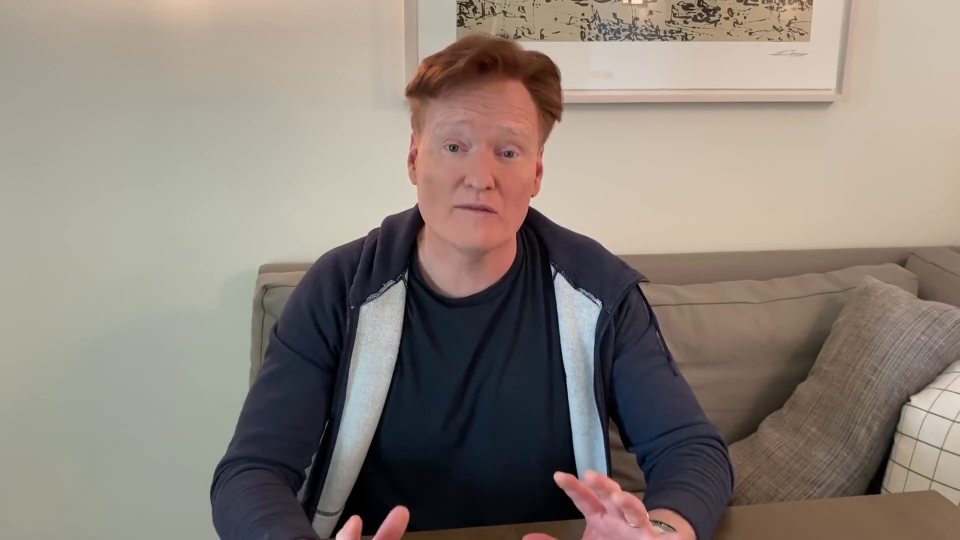
#> input picture frame 15 of assets/videos/conan_obrien.mp4, 1920 x 1080 px, given in place of the camera (shown at 1/2 size)
$ jupyter execute --allow-errors measure_object.ipynb   (shell and % lines are left out)   (text cells are left out)
#> lines starting #> are read from the running program, lines starting #| are printed output that depends on the picture
[cell 1]
# %watermark -p numpy,sklearn,pandas
# %watermark -p ipywidgets,cv2,PIL,matplotlib,plotly,netron
# %watermark -p torch,torchvision,torchaudio
# %watermark -p tensorflow,tensorboard,tflite
# %watermark -p onnx,tf2onnx,onnxruntime,tensorrt,tvm
# %matplotlib inline
# %config InlineBackend.figure_format='retina'
# %config IPCompleter.use_jedi = False

# from IPython.display import display, Markdown, HTML, IFrame, Image, Javascript
# from IPython.core.magic import register_line_cell_magic, register_line_magic, register_cell_magic
# display(HTML('<style>.container { width:%d%% !important; }</style>' % 90))

import sys, os, io, logging, time, random, math
import json, base64, requests, shutil
import argparse, shlex, signal, traceback
import numpy as np

argparse.ArgumentParser.exit = lambda *arg, **kwargs: _IGNORE_

def _IMPORT(x, debug=False):
#> called with x = 'import pandas as pd', debug = False
    try:
        x = x.strip()
        if x[0] == '/' or x[1] == '/':
            with open(x) as fr:
                x = fr.read()
        elif 'github' in x or 'gitee' in x:
            if x.startswith('import '):
                x = x[7:]
            if x.startswith('https://'):
                x = x[8:]
            if not x.endswith('.py'):
                x = x + '.py'
            x = x.replace('blob/main/', '').replace('blob/master/', '')
            if x.startswith('raw.githubusercontent.com'):
                x = 'https://' + x
                x = requests.get(x)
                if x.status_code == 200:
                    x = x.text
            elif x.startswith('github.com'):
                x = x.replace('github.com', 'raw.githubusercontent.com')
                mod = x.split('/')
                for s in ['/main/', '/master/']:
                    x = 'https://' + '/'.join(mod[:3]) + s + '/'.join(mod[-3:])
                    x = requests.get(x)
                    if x.status_code == 200:
                        x = x.text
                        break
            elif x.startswith('gitee.com'):
                mod = x.split('/')
                for s in ['/raw/main/', '/raw/master/']:
                    x = 'https://' + '/'.join(mod[:3]) + s + '/'.join(mod[3:])
                    if debug:
                        print(x)
                    x = requests.get(x)
                    if x.status_code == 200:
                        x = x.text
                        break
        if debug:
            return x
        else:
            exec(x, globals())
    except Exception as err:
        # sys.stderr.write(f'request {x} : {err}')
        pass

# [6 lines left out: function _DIR, not called in this run]


###
### Display ###
###

_IMPORT('import pandas as pd')
_IMPORT('import cv2')
_IMPORT('from PIL import Image')
_IMPORT('import matplotlib.pyplot as plt')
_IMPORT('import plotly')
_IMPORT('import plotly.graph_objects as go')
_IMPORT('import ipywidgets as widgets')
_IMPORT('from ipywidgets import interact, interactive, fixed, interact_manual')

# plotly.offline.init_notebook_mode(connected=False)

plt.rcParams['figure.figsize'] = (12.0, 8.0)

# [35 lines left out: function show_image, not called in this run]


class COLORS(object):
    # BGR
    GREEN      = (0   , 255 , 0)
    RED        = (0   , 0   , 255)
    BLACK      = (0   , 0   , 0)
    YELLOW     = (0   , 255 , 255)
    WHITE      = (255 , 255 , 255)
    CYAN       = (255 , 255 , 0)
    MAGENTA    = (255 , 0   , 242)
    GOLDEN     = (32  , 218 , 165)
    LIGHT_BLUE = (255 , 9   , 2)
    PURPLE     = (128 , 0   , 128)
    CHOCOLATE  = (30  , 105 , 210)
    PINK       = (147 , 20  , 255)
    ORANGE     = (0   , 69  , 255)

[cell 2]
import json, functools, datetime

class __JsonEncoder(json.JSONEncoder):
    # [11 lines left out: function default, not called in this run]

json.dumps = functools.partial(json.dumps, cls=__JsonEncoder)

[cell 3]
import skimage.filters as filters
import threading
from enum import IntEnum
_IMPORT('import gitee.com/qrsforever/nb_easy/easy_widget')
#> (the call stopped at in _IMPORT, `x = requests.get(x)`: the network is not available in this run)
#> further down, prev_frame is the input picture: shape (1080, 1920, 3); mean B, G, R 121.7, 130.7, 140.7
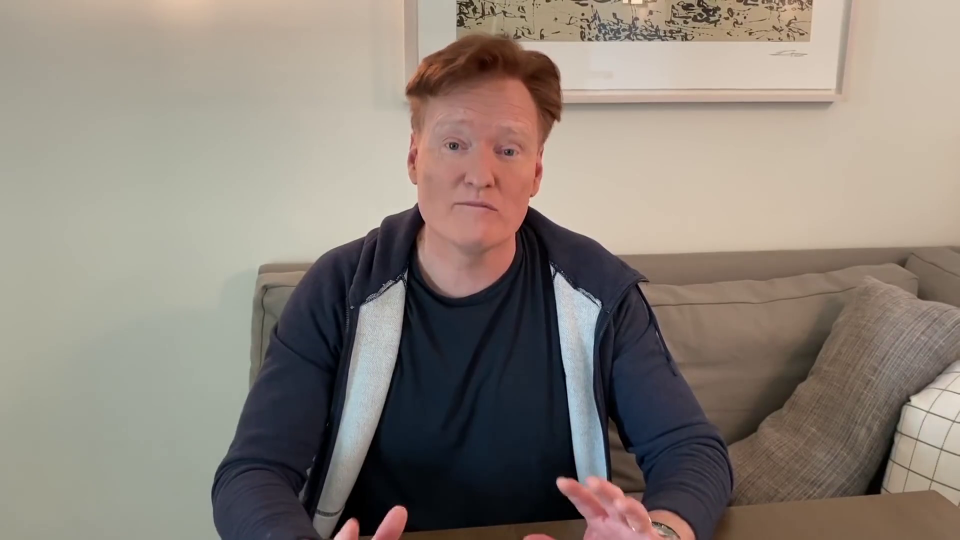
#> input picture frame 16 of assets/videos/conan_obrien.mp4, 1920 x 1080 px, given in place of the camera (shown at 1/2 size)
#> further down, frame_bgr is the input picture: shape (1080, 1920, 3); mean B, G, R 121.5, 130.6, 140.5
#> `corners, ids, _ = cv2.aruco.detectMarkers(frame_bgr, aruco_dict, param..`: corners = (); ids = None

[cell 4]
g_ctx = None

[cell 5]
if g_ctx is None:
    ax = 10
else:
    ax = 20

print(ax)

[cell 6]
class CalibrateState(IntEnum):
    COLLECT = 1
    CALIBRATE = 2
    COMPLETED = 3


# [240 lines left out: functions start_camera_calibrate, stop_camera_calibrate, not called in this run]

[cell 7]
# _IMPORT('./easy_widget.py')

# [31 lines left out: function nbeasy_chess_choice_objs, not called in this run]

#> (the rest of this cell did not finish here and is left out)

[cell 8]
if g_ctx:
    if hasattr(g_ctx, 'camera') and g_ctx.camera:
        g_ctx.camera_is_running = False
        time.sleep(1)
        if g_ctx.camera:
            g_ctx.camera.release()
#> (the rest of this cell did not finish here and is left out)

#> (a cell that did not finish here is left out)

[cell 10]
# [178 lines left out: functions nbon_start_camera, nbon_stop_camera, not called in this run]

#> (a cell that did not finish here is left out)

#> (a cell that did not finish here is left out)

[cell 13]
from IPython.display import display, Image

[cell 14]
parameters = cv2.aruco.DetectorParameters_create()
aruco_dict = cv2.aruco.Dictionary_get(cv2.aruco.DICT_5X5_50)

[cell 15]
display_handle = display(None, display_id=True)

#> (the rest of this cell did not finish here and is left out)


$ run again, starting later in the video
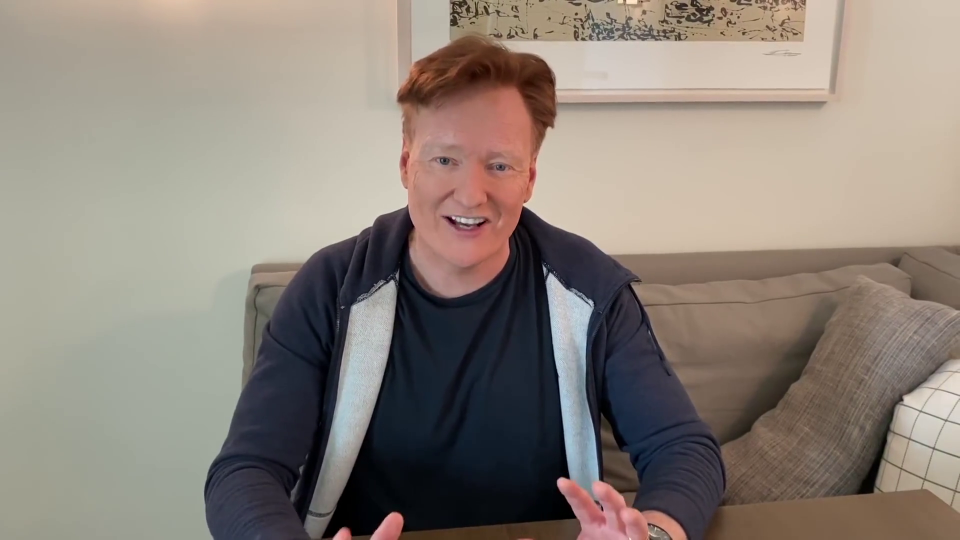
#> input picture frame 67 of assets/videos/conan_obrien.mp4, 1920 x 1080 px, given in place of the camera (shown at 1/2 size)
#> prev_frame is the input picture: shape (1080, 1920, 3); mean B, G, R 121.6, 130.6, 140.6
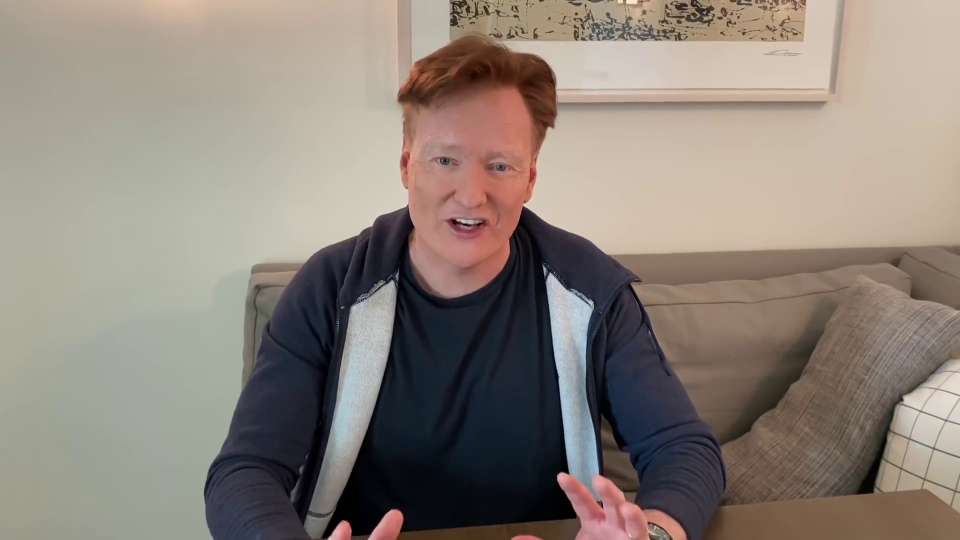
#> input picture frame 68 of assets/videos/conan_obrien.mp4, 1920 x 1080 px, given in place of the camera (shown at 1/2 size)
#> frame_bgr is the input picture: shape (1080, 1920, 3); mean B, G, R 121.6, 130.6, 140.7
#> corners = (); ids = None

$ run again, starting later in the video
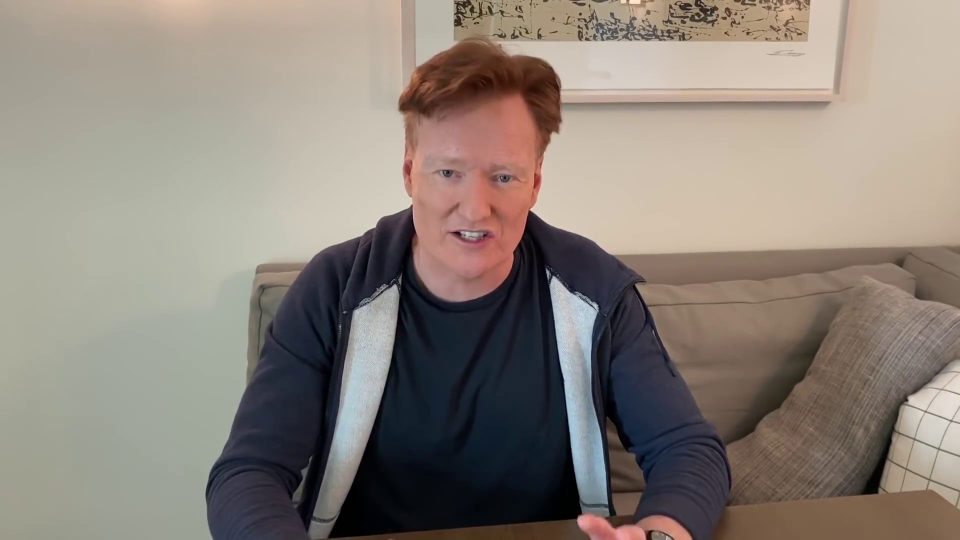
#> input picture frame 120 of assets/videos/conan_obrien.mp4, 1920 x 1080 px, given in place of the camera (shown at 1/2 size)
#> prev_frame is the input picture: shape (1080, 1920, 3); mean B, G, R 121.3, 130.2, 139.8
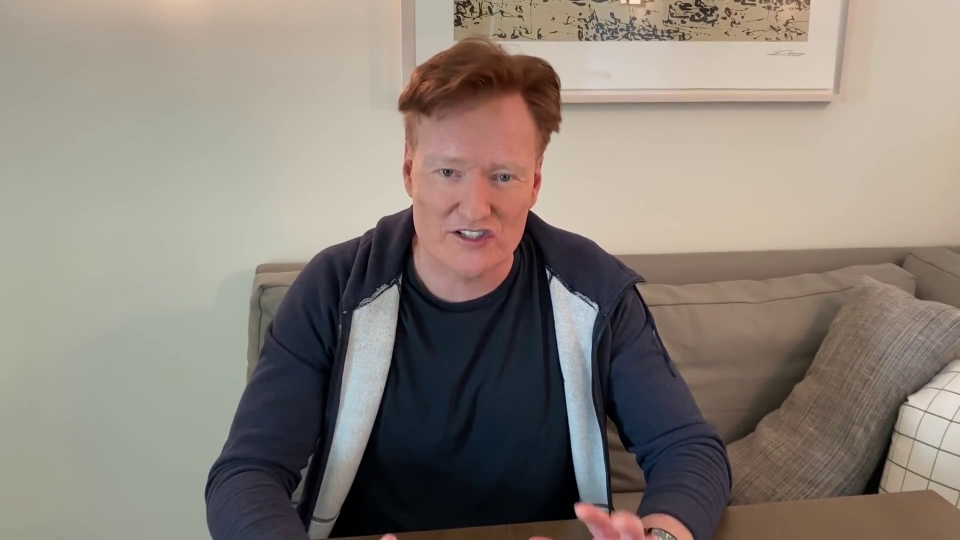
#> input picture frame 121 of assets/videos/conan_obrien.mp4, 1920 x 1080 px, given in place of the camera (shown at 1/2 size)
#> frame_bgr is the input picture: shape (1080, 1920, 3); mean B, G, R 121.3, 130.3, 139.9
#> corners = (); ids = None
